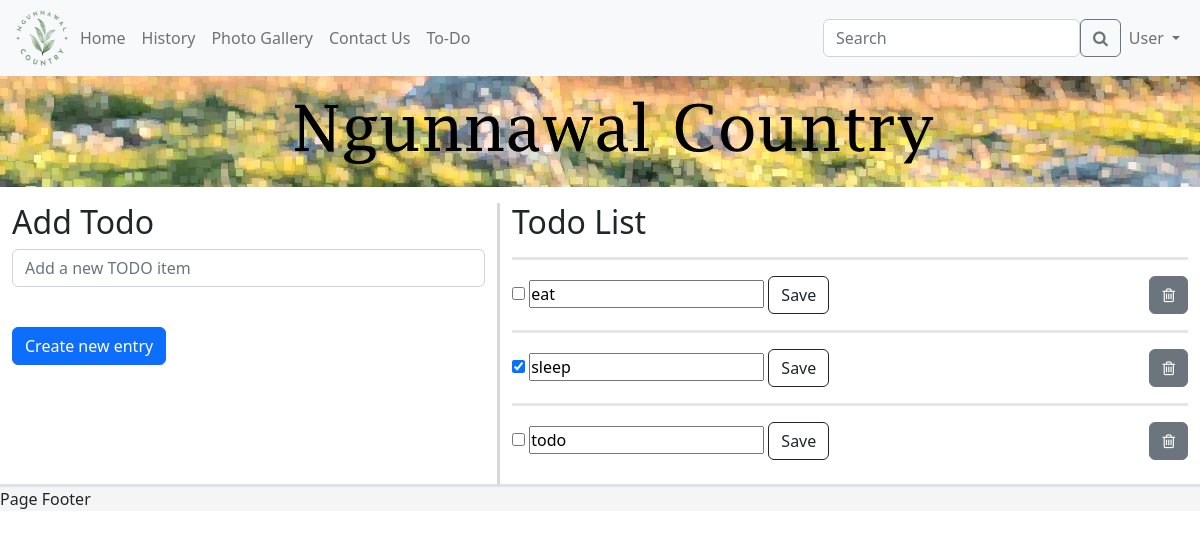
The app's page /todo (signed in), older data.
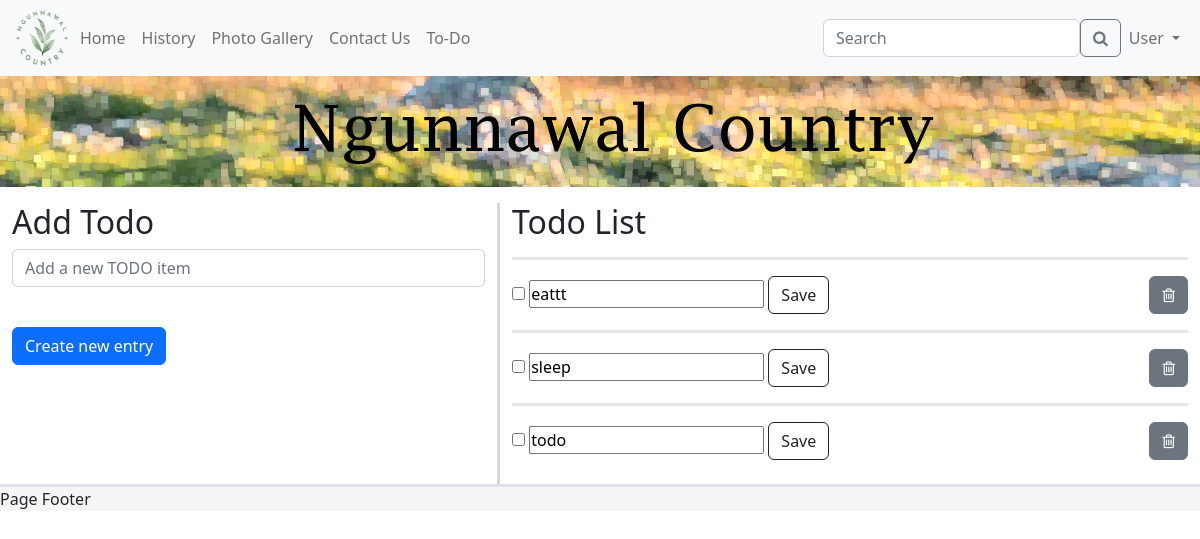
The same page, newer data.
### models.py (models this page shows, shortened)
class todo (db.Model):
    id = db.Column(db.Integer, primary_key=True, autoincrement=True)
    user_id = db.Column(db.Integer)
    text = db.Column(db.Text)
    done = db.Column(db.Boolean)

### app.py (the view, shortened to what this page needs)
@app.route('/todo', methods=["POST", "GET"])
def todo_page():
    if current_user.is_anonymous:  # if the user isn't logged in
        all_todo = db.session.query(todo).filter_by(user_id=0).all()  # gets nothing
    else:
        all_todo = db.session.query(todo).filter_by(user_id=current_user.id).all()  # gets all todos of user logged in
    form = TodoForm()
    return render_template("todo.html", todos=all_todo, form=form, user=current_user)  # sends the user back to the to do page

### forms.py
class TodoForm(FlaskForm):
    text = StringField('text', validators=[DataRequired()], render_kw={"placeholder": "Add a new TODO item", "class": "form-control"})
    submit = SubmitField('Create new entry', render_kw={"class": "btn btn-primary"})

### models.py (called while the page is built)
@login.user_loader
def load_user(id):
    return User.query.get(int(id))

### templates/todo.html (shortened to what this page needs)
{% extends 'template.html' %}
{% block cellContent1 %}
    <div class="row">
        <div class="col-5 vertical-divider">
            <h2>Add Todo</h2>
            <form method="POST" action="">
                <p>
                    {{ form.text(size=32) }}<br>
                </p>
                <p>
                    {{ form.submit(size=32) }}<br>
                </p>
            </form>
        </div>
        <div class="col-7">
            <h2>Todo List</h2>
            {% for todo in todos %}
                <p>
                <hr class="horizontal-divider">
                <form class="inline" method="POST" action="/todoedit/{{ todo.id }}">
                    <input type="checkbox" name="done" {% if todo.done == True %}
                           checked {% endif %}>
                    <input type="text" title="{{ todo.dateAdded }}" value="{{ todo.text }}" name="text"
                           class="form-floating">
                    <button type="submit" value="update" class="btn btn-outline-dark">Save</button>
                </form>
                <form class="inline" method="GET" action="/todoedit/{{ todo.id }}">
                    <button style="float: right" type="submit" value="delete" class="btn btn-secondary"><i
                            class="fa fa-trash-o"></i></button>
                </form>
                <br>
            {% endfor %}
            <br>
        </div>
    </div>
{% endblock %}

Row changes from the older to the newer data that the page shows:
changed todo: text "eat" → "eattt"
changed todo "sleep": done "☑" → "☐"
